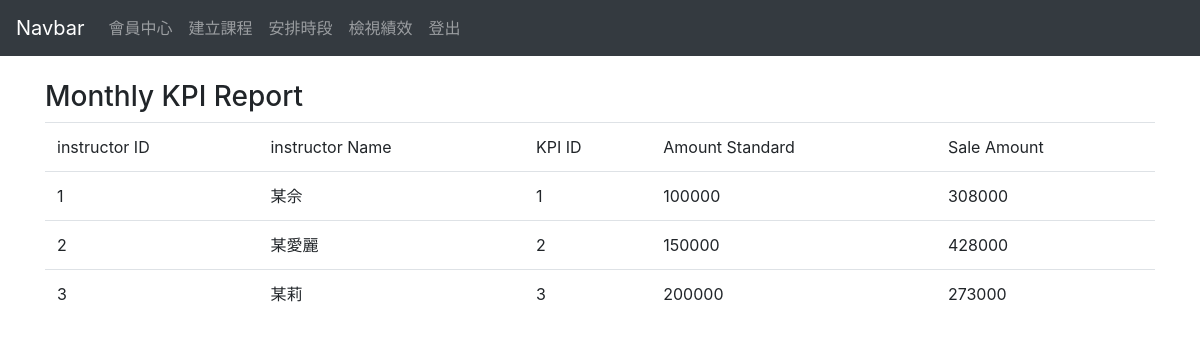
Page /Instructor/MonthlyKPI.php on the committed database.
### tables this page shows
CREATE TABLE `instructor` (
  `I_ID` int(6) NOT NULL,
  `I_Expertise` varchar(200) DEFAULT NULL,
  `I_Name` varchar(30) NOT NULL,
  `I_Email` varchar(100) NOT NULL,
  `I_Address` varchar(120) NOT NULL,
  `I_Age` int(3) NOT NULL,
  `I_Phone` varchar(15) NOT NULL,
  `I_Gender` enum('M','F','Other') NOT NULL,
  `I_Password` varchar(40) NOT NULL,
  `KPI_ID` int(6) NOT NULL
);

### Instructor/MonthlyKPI.php (the view, shortened to what this page needs)
<?php
require_once('database.php');
?>
<!DOCTYPE html>
<html>
<head>
    <link rel="stylesheet" href="https://stackpath.bootstrapcdn.com/bootstrap/4.1.3/css/bootstrap.min.css">
</head>
<body>
	<?php echo file_get_contents('../navbar_I.html'); ?>
<br>
<div class="container">
	<h3>Monthly KPI Report</h3>
</div>
<div class="container">
	<table class="table table-hover" cellpadding="2" cellspacing="2">
		<thead>
			<tr>
				<td>instructor ID</td>
				<td>instructor Name</td>
				<td>KPI ID</td>
				<td>Amount Standard</td>
				<td>Sale Amount</td>
			</tr>
    	</thead>
		<tbody>
		<?php
		$result = mysqli_query($mysqli, "SELECT * FROM `monthly_kpi_report`
			");
		while($query_data = mysqli_fetch_row($result)) {
		  echo "<tr>";
		  echo "<td>",$query_data[0], "</td>",
			   "<td>",$query_data[1], "</td>",
			   "<td>",$query_data[2], "</td>",
			   "<td>",$query_data[3], "</td>",
			   "<td>",$query_data[4], "</td>";
		  echo "</tr>";
		}
		?>
	  	</tbody>
	</table>
</div>
</body>
</html>

### rows in the picture
instructor: I_ID "1", I_Name "某佘", KPI_ID "1", query_data "100000", query_data "308000"
instructor: I_ID "2", I_Name "某愛麗", KPI_ID "2", query_data "150000", query_data "428000"
instructor: I_ID "3", I_Name "某莉", KPI_ID "3", query_data "200000", query_data "273000"

### other values in the picture
file_get_contents('../navbar_I.html') "Navbar 會員中心 建立課程 安排時段 檢視績效 登出"
